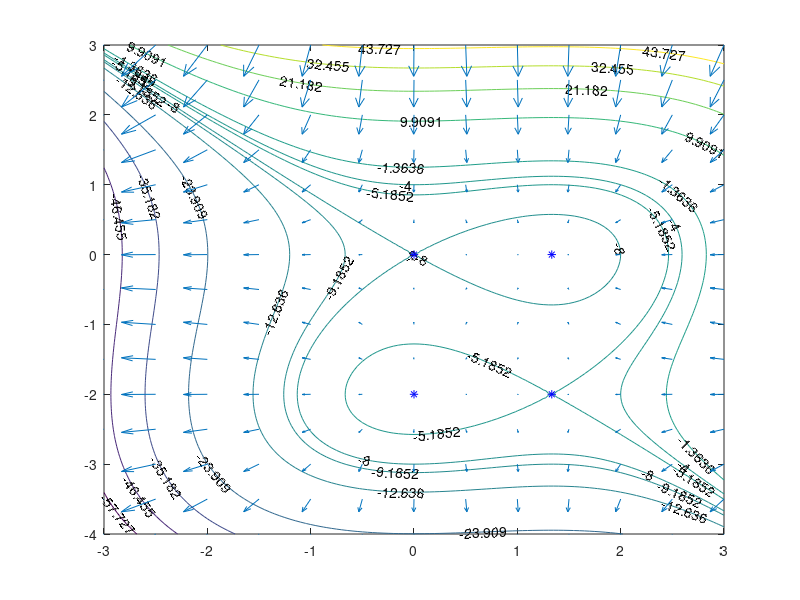

MATLAB code for this plot:
clear;

x = -3:0.05:3;
y = -4:0.05:3;
[X,Y] = meshgrid(x,y);
Z = X.^3 + Y.^3 - 2*X.^2 + 3*Y.^2 - 8;

dx = [0, 4/3];
dy = [0, -2];
[dX, dY] = meshgrid(dx,dy);
c = dX.^3 + dY.^3 - 2*dX.^2 + 3*dY.^2 - 8;
c = sort(c(:)');

figure();
contour(X, Y, Z, 'ShowText','on');
hold on;
contour(X, Y, Z, c, 'ShowText','on');
hold on;
plot(dX, dY, 'b*');
hold on;
[xt,yt] = meshgrid(-3:0.5:3,-4:0.5:3);
zt = -(xt.^3 + yt.^3 - 2*xt.^2 + 3*yt.^2 - 8);
[gx, gy] = gradient(zt);
quiver(xt,yt,gx,gy);
hold off;
